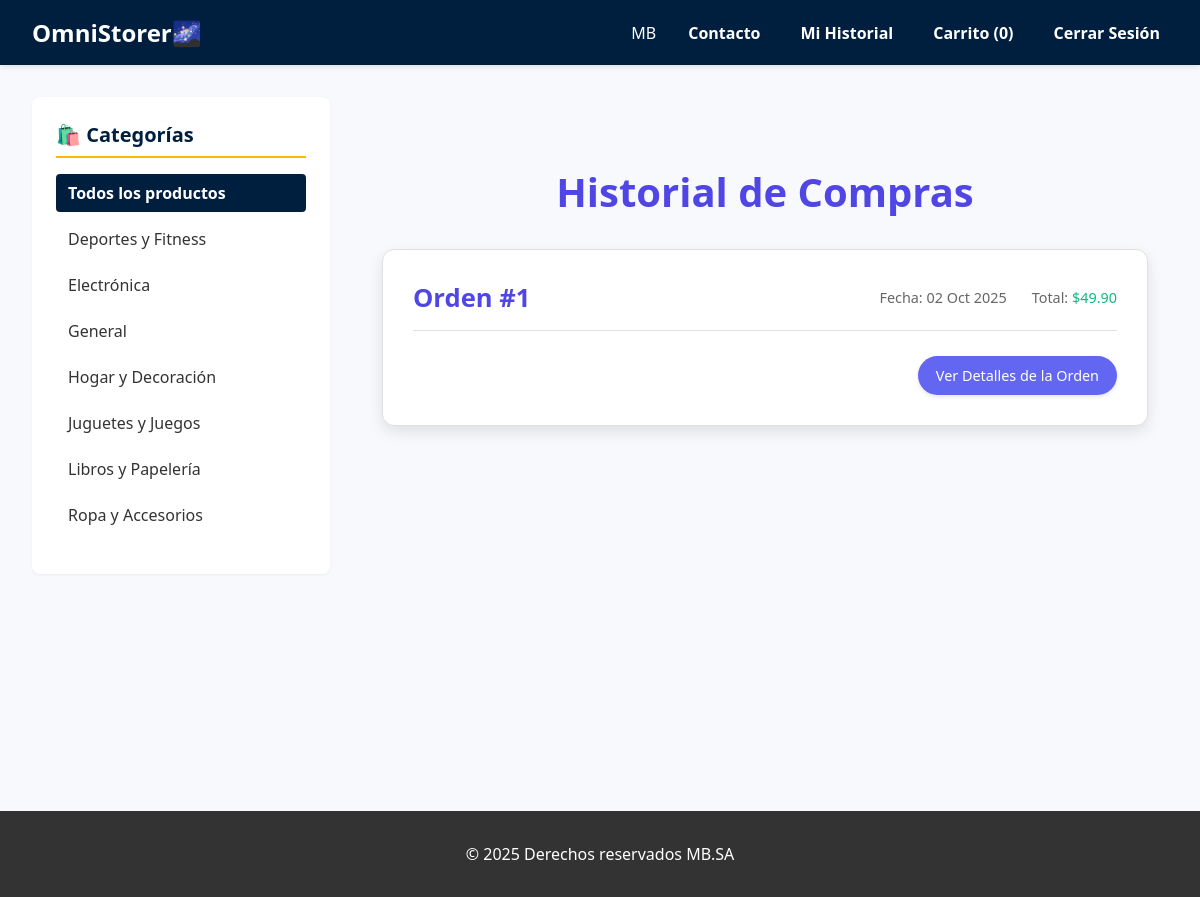
The page /history/ (signed in) on the database as committed earlier.
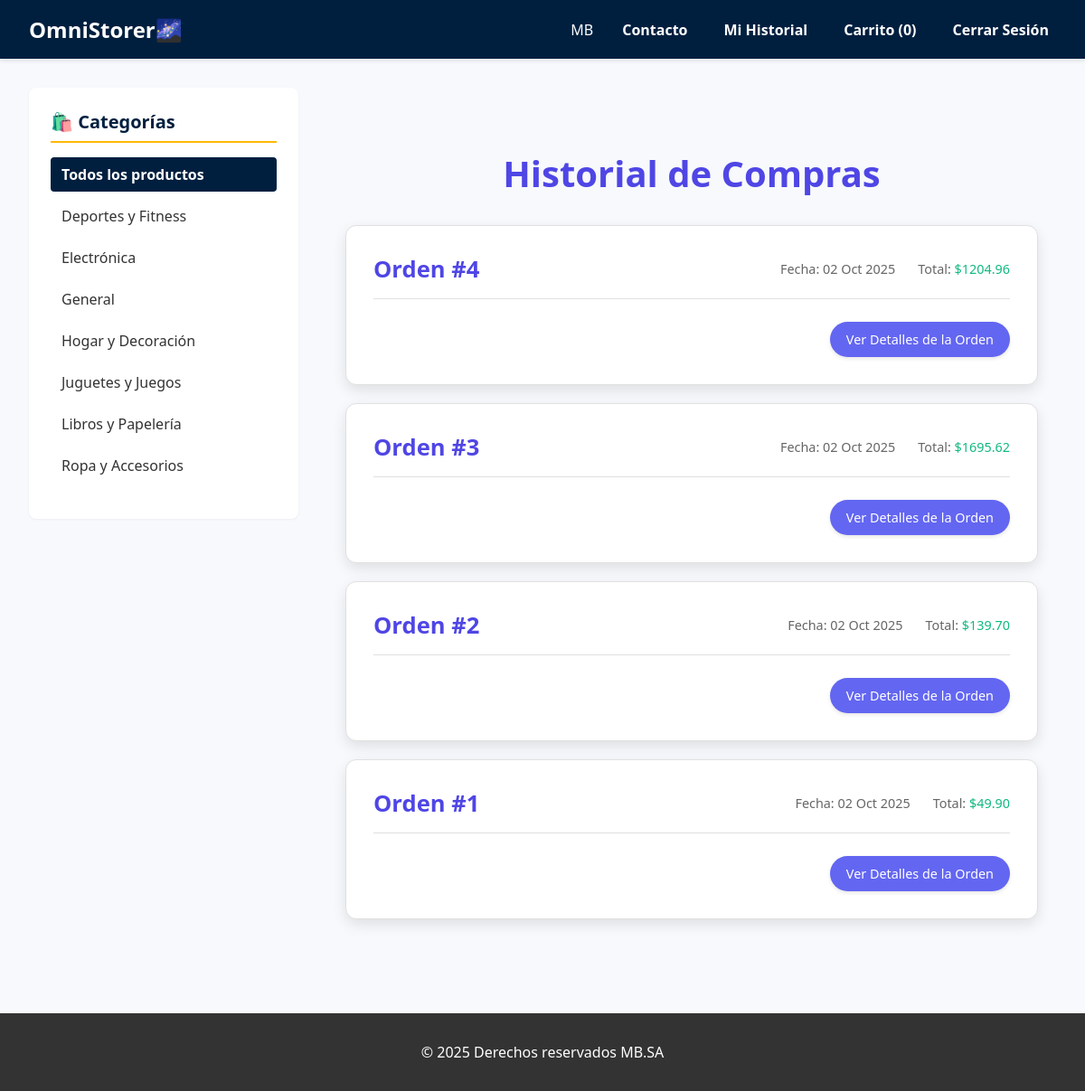
The same page on the database as committed later.
### store/models.py (models this page shows, shortened)
class Category(models.Model):
    name = models.CharField(max_length=255, unique=True)
    slug = models.SlugField(max_length=255, unique=True)
    class Meta:
        verbose_name = 'category'
        verbose_name_plural = 'categories'
        ordering = ('name',)

### orders/models.py (models this page shows, shortened)
class Order(models.Model):
    customer = models.ForeignKey(settings.AUTH_USER_MODEL, on_delete=models.CASCADE, null=True, blank=True)
    customer_email = models.EmailField()
    shipping_address = models.TextField()
    stripe_checkout_session_id = models.CharField(max_length=250, null=True, blank=True, unique=True)
    total_paid = models.DecimalField(max_digits=10, decimal_places=2)
    created = models.DateTimeField(auto_now_add=True)
    updated = models.DateTimeField(auto_now=True)
    class Meta:
        ordering = ('-created',)
        verbose_name = 'pedido'
        verbose_name_plural = 'pedidos'

### store/views.py (the view)
# urls.py: path('history/', views.purchase_history_view, name='purchase_history'),  # YA NO ESTÁ BLOQUEADA
@login_required
def purchase_history_view(request):
    orders = Order.objects.filter(customer=request.user).order_by('-created')
    cart_count = get_cart_count(request)
    categories = Category.objects.all()
    context = {
        'orders': orders,
        'cart_count': cart_count,
        'categories': categories,
    }
    return render(request, 'store/purchase_history.html', context)

### store/views.py (called while the page is built)
def get_cart_count(request):
    cart = request.session.get('cart', {})
    return sum(item['quantity'] for item in cart.values())

### store/templates/store/purchase_history.html (shortened to what this page needs)
{% extends 'base.html' %}
{% block content %}
    <div class="purchase-history-container">
        <h1>Historial de Compras</h1>
        {% if orders %}
            <div class="orders-list">
                {% for order in orders %}
                    <div class="order-card">
                        <div class="order-header">
                            <h2 class="text-indigo-600 hover:text-indigo-800 transition duration-150">
                                <a href="{% url 'order_detail' order.id %}">
                                    Orden #{{ order.id }}
                                </a>
                            </h2>
                            <div class="order-info">
                                <span class="order-date">
                                    Fecha: {{ order.created|date:"d M Y" }}
                                </span>
                                <span class="order-total">
                                    Total: <span class="font-bold text-green-600">${{ order.total_paid|floatformat:2 }}</span>
                                </span>
                            </div>
                        </div>
                        <div class="order-details text-right">
                            <a href="{% url 'order_detail' order.id %}" class="detail-button">
                                Ver Detalles de la Orden
                            </a>
                        </div>
                    </div>
                {% endfor %}
            </div>
        {% else %}
            <p>Aún no tienes un historial de compras.</p>
        {% endif %}
    </div>
{% endblock %}

### templates/base.html (shortened to what this page needs)
<!DOCTYPE html>
<html lang="es">
<head>
</head>
<body>
    <header>
        <nav>
            <h1><a href="{% url 'product_list' %}">OmniStorer🌌</a></h1>
            <ul>
                {% if user.is_authenticated %}
                <li>{{ user.username }}</li>
                <li><a href="{% url 'contact' %}">Contacto</a></li>
                <li><a href="{% url 'purchase_history' %}">Mi Historial</a></li>
                <li>
                    <a href="{% url 'cart_detail' %}">Carrito (<span id="cart-count" hx-get="{% url 'get_cart_count' %}" hx-trigger="load, updateCart from:body" hx-swap="innerHTML">{{ cart_count|default:0 }}</span>)</a>
                </li>
                <li><a href="{% url 'logout' %}">Cerrar Sesión</a></li>
                {% else %}
                <li><a href="/accounts/login/">Iniciar Sesión</a></li>
                {% endif %}
            </ul>
        </nav>
    </header>
    <div class="content-wrapper">
        {% if categories %}
        <aside class="sidebar">
            <div class="category-list">
                <h3>🛍️ Categorías</h3>
                <ul>
                    <li>
                        <a href="{% url 'product_list' %}" class="{% if not current_category %}active{% endif %}">
                            Todos los productos
                        </a>
                    </li>
                    {% for category in categories %}
                        <li>
                            <a href="{% url 'product_list_by_category' category.slug %}"
                               class="{% if current_category and current_category.slug == category.slug %}active{% endif %}">
                                {{ category.name }}
                            </a>
                        </li>
                    {% endfor %}
                </ul>
            </div>
        </aside>
        {% endif %}
        <main>
            {% block content %}
            {% endblock %}
        </main>
    </div>
    <footer>
        <p>&copy; 2025 Derechos reservados MB.SA</p>
    </footer>
</body>
</html>

Rows that differ between the two databases and show on the page:
added Order: id "4", created "02 Oct 2025", total_paid "1204.96"
added Order: id "3", created "02 Oct 2025", total_paid "1695.62"
added Order: id "2", created "02 Oct 2025", total_paid "139.70"
